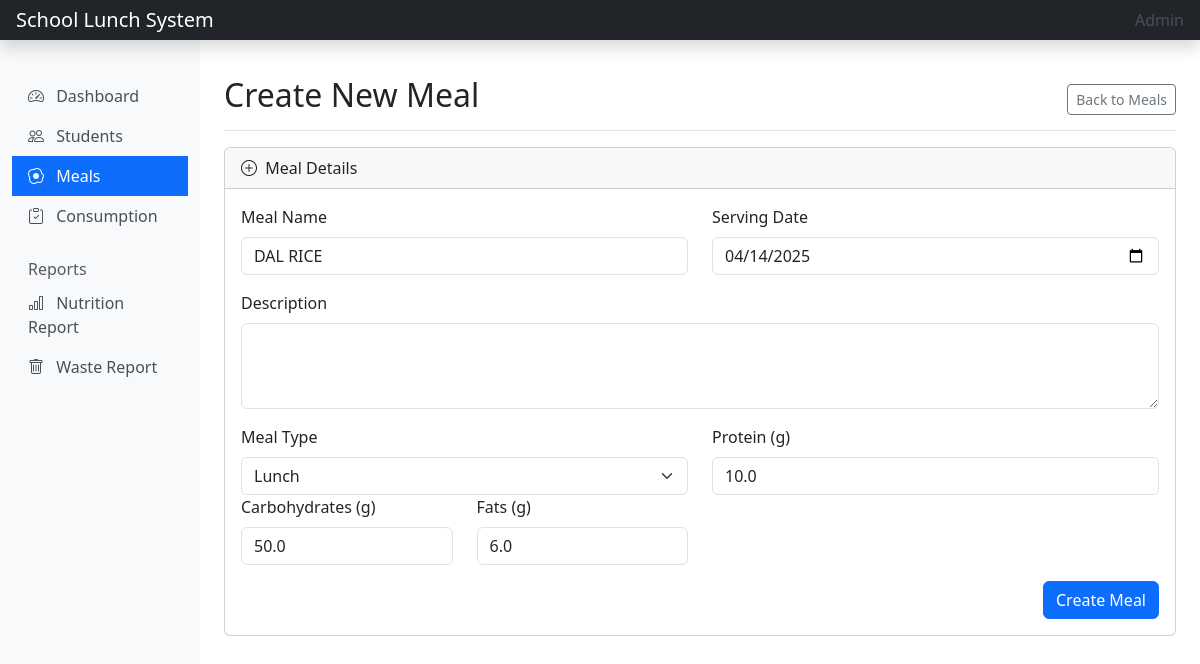
The page /meals/meals/1/update/ on the database its author committed.
### meals/models.py (models this page shows, shortened)
class Meal(models.Model):
    MEAL_TYPES = [
        ('breakfast', 'Breakfast'),
        ('lunch', 'Lunch'),
        ('snack', 'Snack')
    ]
    name = models.CharField(max_length=100)
    description = models.TextField(blank=True, null=True)
    meal_type = models.CharField(max_length=20, choices=MEAL_TYPES)
    serving_date = models.DateField()
    calories = models.IntegerField()
    protein = models.FloatField(help_text='Protein content in grams')
    carbohydrates = models.FloatField(help_text='Carbohydrates content in grams')
    fats = models.FloatField(help_text='Fats content in grams')
    created_at = models.DateTimeField(auto_now_add=True)

### meals/views.py (the view, shortened to what this page needs)
# urls.py: path('meals/<int:pk>/update/', views.MealUpdateView.as_view(), name='meal-update'),
class MealUpdateView(UpdateView):
    model = Meal
    form_class = MealForm
    template_name = 'meals/meal_form.html'
    success_url = reverse_lazy('meal-list')

### meals/forms.py
class MealForm(forms.ModelForm):
    meal_type = forms.ChoiceField(
        choices=Meal.MEAL_TYPES,
        widget=forms.Select(attrs={'class': 'form-select'})
    )
    protein = forms.FloatField(min_value=0)
    carbohydrates = forms.FloatField(min_value=0)
    fats = forms.FloatField(min_value=0)
    class Meta:
        model = Meal
        fields = ['name', 'meal_type', 'serving_date', 'description', 'protein', 'carbohydrates', 'fats']
        widgets = {
            'meal_type': forms.Select(attrs={'class': 'form-select'}),
            'description': forms.Textarea(attrs={'rows': 3}),
            'serving_date': forms.DateInput(attrs={'type': 'date', 'required': True}),
            'name': forms.TextInput(attrs={'required': True}),
        }
        error_messages = {
            'name': {'required': 'Meal name is required'},
            'serving_date': {'required': 'Serving date is required'}
        }

### meals/templatetags/meal_extras.py (called while the page is built)
@register.filter(name='add_class')
def add_class(field, css_class):
    return field.as_widget(attrs={'class': css_class})

### meals/templates/meals/meal_form.html (shortened to what this page needs)
{% extends 'meals/base.html' %}
{% load meal_extras %}
{% block content %}
<div class="d-flex justify-content-between flex-wrap flex-md-nowrap align-items-center pt-3 pb-2 mb-3 border-bottom">
    <h1 class="h2">Create New Meal</h1>
    <div class="btn-toolbar mb-2 mb-md-0">
        <a href="{% url 'meal-list' %}" class="btn btn-sm btn-outline-secondary">Back to Meals</a>
    </div>
</div>
<div class="card">
    <div class="card-header">
        <i class="bi bi-plus-circle me-1"></i> Meal Details
    </div>
    <div class="card-body">
        <form method="post" class="needs-validation">
            <div class="row mb-3">
                <div class="col-md-6">
                    <label for="{{ form.name.id_for_label }}" class="form-label">Meal Name</label>
                    {{ form.name|add_class:"form-control" }}
                </div>
                <div class="col-md-6">
                    <label for="{{ form.serving_date.id_for_label }}" class="form-label">Serving Date</label>
                    {{ form.serving_date|add_class:"form-control" }}
                </div>
            </div>
            <div class="mb-3">
                <label for="{{ form.description.id_for_label }}" class="form-label">Description</label>
                {{ form.description|add_class:"form-control" }}
            </div>
            <div class="row mb-3">
                <div class="col-md-6">
                    <label for="{{ form.meal_type.id_for_label }}" class="form-label">Meal Type</label>
                    {{ form.meal_type|add_class:"form-select" }}
                </div>
                <div class="col-md-6">
                    <label for="{{ form.protein.id_for_label }}" class="form-label">Protein (g)</label>
                    {{ form.protein|add_class:"form-control" }}
                </div>
                <div class="col-md-3">
                    <label for="{{ form.carbohydrates.id_for_label }}" class="form-label">Carbohydrates (g)</label>
                    {{ form.carbohydrates|add_class:"form-control" }}
                </div>
                <div class="col-md-3">
                    <label for="{{ form.fats.id_for_label }}" class="form-label">Fats (g)</label>
                    {{ form.fats|add_class:"form-control" }}
                </div>
            </div>
            <div class="d-grid gap-2 d-md-flex justify-content-md-end">
                <button type="submit" class="btn btn-primary">Create Meal</button>
            </div>
        </form>
    </div>
</div>
{% endblock %}

### rows shown on the page
Meal: name "DAL RICE", serving_date "04/14/2025", meal_type "Lunch", protein "10.0", carbohydrates "50.0", fats "6.0"
